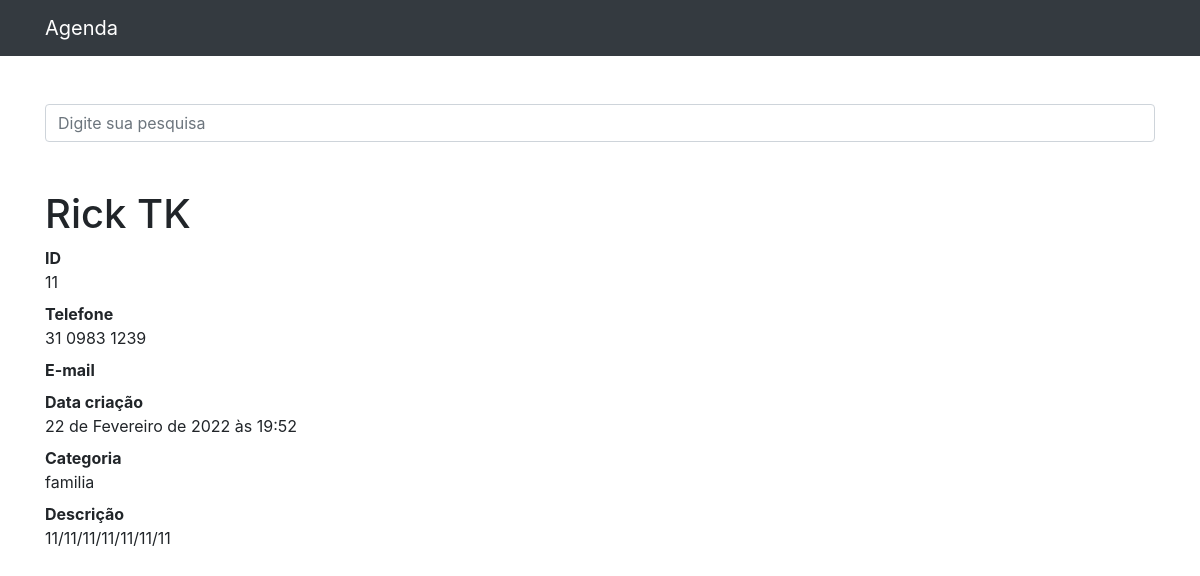
Page /11 on the committed database.
### contatos/models.py (models this page shows, shortened)
class Contato(models.Model):
    nome = models.CharField(max_length=255)
    sobrenome = models.CharField(max_length=255, blank=True)
    telefone = models.CharField(max_length=255)
    email = models.CharField(max_length=255, blank=True)
    data_criacao = models.DateTimeField(auto_now_add=True)
    descricao = models.TextField(blank=True)
    categoria = models.ForeignKey(Categoria, on_delete=models.DO_NOTHING)
    mostrar = models.BooleanField(default=True)

class Categoria(models.Model):
    nome = models.CharField(max_length=255)
    def __str__(self):
        return self.nome

### contatos/views.py (the view)
# urls.py: path('<int:contato_id>', views.ver_contato, name='ver_contato')
def ver_contato(request, contato_id):
    contato = get_object_or_404(Contato, id=contato_id)
    if not contato.mostrar:
        raise Http404()
    return render(request, 'contatos/ver_contato.html', {
        'contato': contato,
    })

### contatos/templates/contatos/ver_contato.html (shortened to what this page needs)
{% extends 'base.html' %}
{% block conteudo %}
<h1 class="mt-5">{{ contato.nome }} {{ contato.sobrenome }}</h1>
<dl>
  <dt>ID</dt>
  <dd>{{ contato.id }}</dd>
  <dt>Telefone</dt>
  <dd>{{ contato.telefone }}</dd>
  <dt>E-mail</dt>
  <dt>Data criação</dt>
  <dd>{{ contato.data_criacao }}</dd>
  <dt>Categoria</dt>
  <dd>{{ contato.categoria }}</dd>
  <dt>Descrição</dt>
  <dd>{{ contato.descricao }}</dd>
</dl>
{% endblock %}

### rows in the picture
Contato: nome "Rick", sobrenome "TK", id "11", telefone "31 0983 1239", data_criacao "22 de Fevereiro de 2022 às 19:52", categoria "familia", descricao "11/11/11/11/11/11/11"
